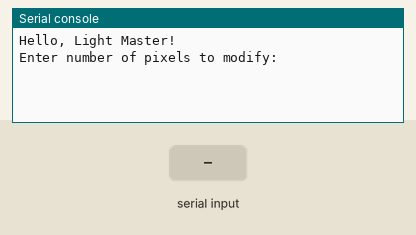
Recording of a program running on a simulated CircuitPython board. On the bench: the last lines printed to the serial console. The test bench sets the inputs (shaded band).

Above: at 1.2 s.
1.3 s: "5" typed at the serial console, then Enter
At 2.0 s:
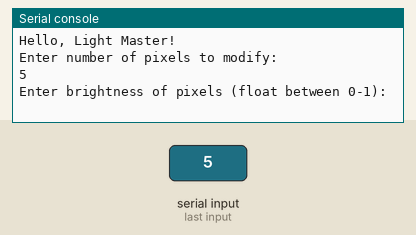
2.8 s: "90" typed at the serial console, then Enter
At 3.2 s:
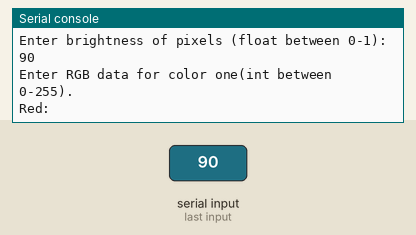
4.3 s: "200" typed at the serial console, then Enter
At 5.5 s:
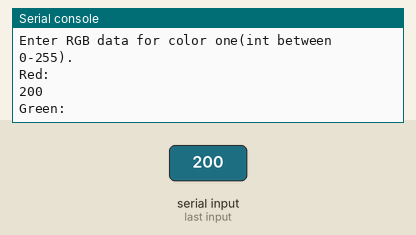
5.8 s: "1" typed at the serial console, then Enter
At 6.6 s:
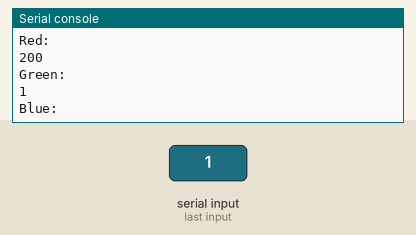
7.3 s: "0" typed at the serial console, then Enter
At 7.8 s:
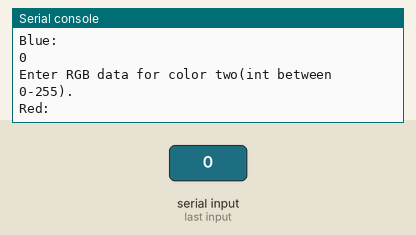
Timing chart, 0 to 9.8 s (numbered marks = the images above; inputs shaded):
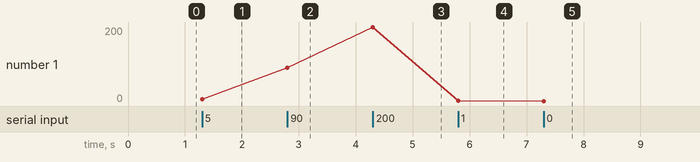

Measured:
- after the input at 1.3 s, the serial console: prints a new line at once (image 1)
- after the input at 2.8 s, the serial console: prints a new line at once (image 2)
- after the input at 4.3 s, the serial console: prints a new line at once (image 3)
- after the input at 5.8 s, the serial console: prints a new line at once (image 4)
- after the input at 7.3 s, the serial console: prints a new line at once (image 5)
- plotted number 1: 5 → 90 after the input at 2.8 s, 90 → 200 after the input at 4.3 s, 200 → 1 after the input at 5.8 s, 1 → 0 after the input at 7.3 s

The program:

treeLighting-AltPattern_Dynamic.py
```python
import board
import neopixel
from time import sleep

# Welcome Message
print("Hello, Light Master!")

# Better input Syntax:
# num = int(input("Enter a number: ")

# Set Config Params
print("Enter number of pixels to modify:")
pixelCount = input()
pixelCount = int(pixelCount)

print("Enter brightness of pixels (float between 0-1):")
brightness = input()
brightness = float(brightness)

print("Enter RGB data for color one(int between 0-255).")
print("Red: ")
red1 = input()
red1 = int(red1)
print("Green: ")
green1 = input()
green1 = int(green1)
print("Blue: ")
blue1 = input()
blue1 = int(blue1)

print("Enter RGB data for color two(int between 0-255).")
print("Red: ")
red2 = input()
red2 = int(red2)
print("Green: ")
green2 = input()
green2 = int(green2)
print("Blue: ")
blue2 = input()
blue2 = int(blue2)

# Output user's config info
print("Beginning test light operation with perams: ")
print('Pixels: {pixelCount}')
print('Brightness: {brightness}')
print('Color One: ({red1}, {green1}, {blue1})')
print('Color Two: ({red2}, {green2}, {blue2})')

# Assign the pixels to be modified and give the new brightness
pixels = neopixel.NeoPixel(board.D18, pixelCount, brightness=brightness)

# Clear any Existing color data
pixels.fill((0, 0, 0))
print("Cleared existing pixel info.")
sleep(2)
# Assign the new colors
for i in range(pixelCount):
    print(i)

# pixels.fill((red, green, blue))
pixels.show()
print('Updated pixel color info to: ({red}, {green}, {blue}).')

# Notify user of script completion
print("Finished sending pixel instructions.")
```
